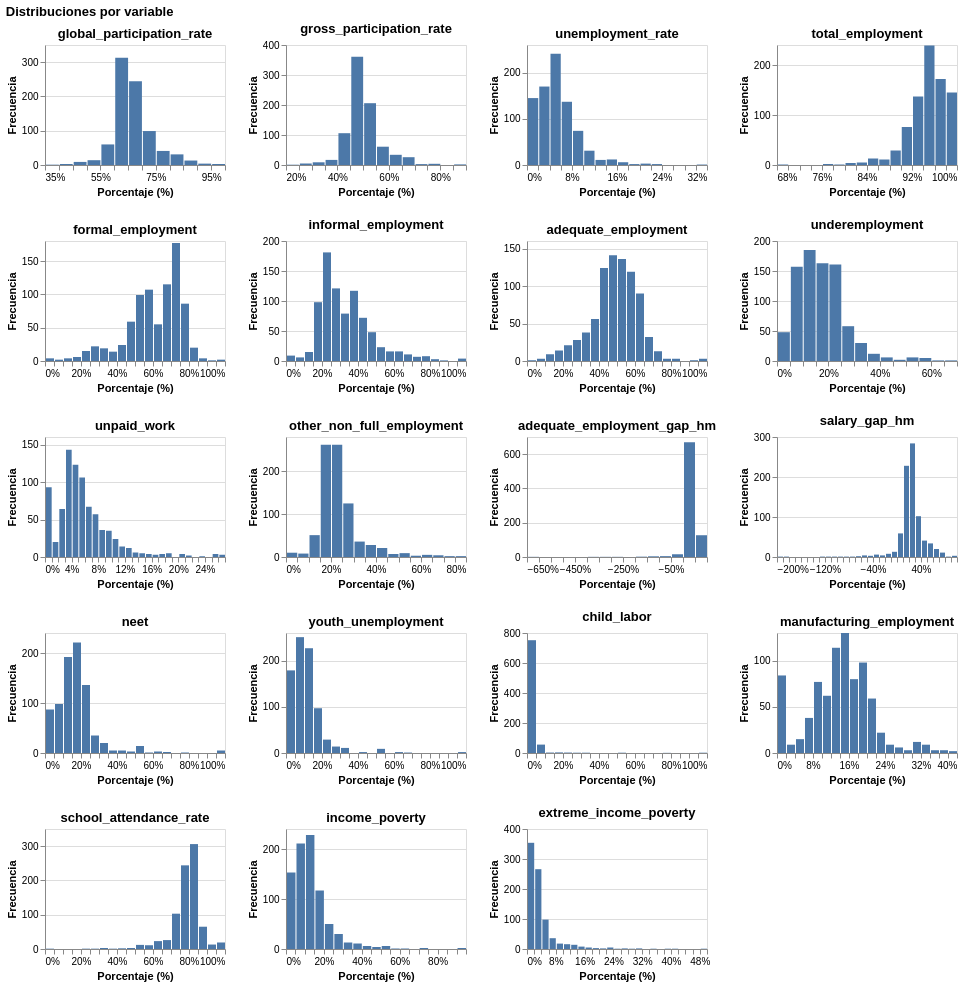

Write notebook code for a chart like this one.
### Code cell
variables = df_long['variable'].unique()
charts = []
for var in variables:
    df_sub = df_long[df_long['variable'] == var]
    chart = alt.Chart(df_sub, title=var).mark_bar().encode(
        x=alt.X(
            'value:Q', 
            bin=alt.Bin(maxbins=30), 
            title='Porcentaje (%)',
            axis=alt.Axis(format='.0f', labelExpr="datum.label + '%'")
        ),
        y=alt.Y('count():Q', title='Frecuencia')
    ).properties(
        width=180, 
        height=120
    )
    
    charts.append(chart)

chart_hist = alt.concat(*charts, columns=4).properties(
    title='Distribuciones por variable'
)

chart_hist.save("graficas/my_chart_fixed.png")
chart_hist.show()
